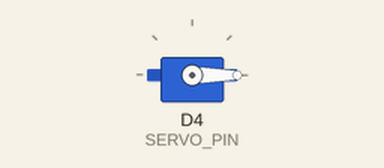
Bench run of a sketch on a simulated ESP8266 (NodeMCU). On the bench: servo. WiFi joins after 1.5 s; servers stay silent unless stated; what the sketch prints to the serial monitor is not drawn.

Above: at 3.05 s.
At 7.45 s:
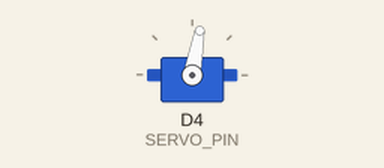
At 11.95 s:
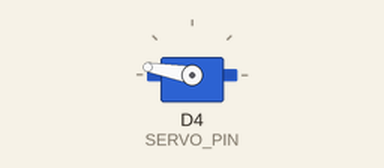
At 20.95 s:
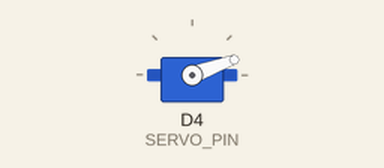
Timing chart, 0 to 27.7 s (numbered marks = the images above):
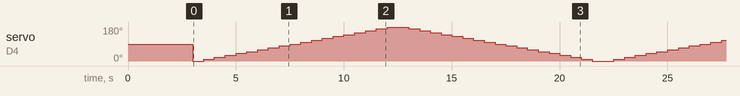

The sketch:

simple_test.ino
```cpp
#include <ESP8266WiFi.h>
#include <Servo.h>

const char* WIFI_SSID = "RCA";
const char* WIFI_PASSWORD = "@RcaNyabihu2023";
const int SERVO_PIN = D4;

Servo myservo;

void setup() {
  Serial.begin(115200);
  delay(1000);

  Serial.println("=== ESP8266 Simple Test ===");

  // Test servo
  myservo.attach(SERVO_PIN);
  myservo.write(90);
  Serial.println("✓ Servo initialized at 90°");

  // Test WiFi

  Serial.print("Connecting to WiFi: ");
  Serial.println(WIFI_SSID);

  WiFi.begin(WIFI_SSID, WIFI_PASSWORD);

  int timeout = 20;
  while (WiFi.status() != WL_CONNECTED && timeout > 0) {
    delay(1000);
    Serial.print(".");
    timeout--;
  }

  if (WiFi.status() == WL_CONNECTED) {
    Serial.println("\n✓ WiFi connected!");
    Serial.print("IP: ");
    Serial.println(WiFi.localIP());
  } else {
    Serial.println("\n✗ WiFi failed");
  }

  Serial.println("Starting servo sweep...");
}

void loop() {
  // Sweep servo
  for (int pos = 0; pos <= 180; pos += 10) {
    myservo.write(pos);
    Serial.print("Servo position: ");
    Serial.println(pos);
    delay(500);
  }

  for (int pos = 180; pos >= 0; pos -= 10) {
    myservo.write(pos);
    Serial.print("Servo position: ");
    Serial.println(pos);
    delay(500);
  }
}
```
